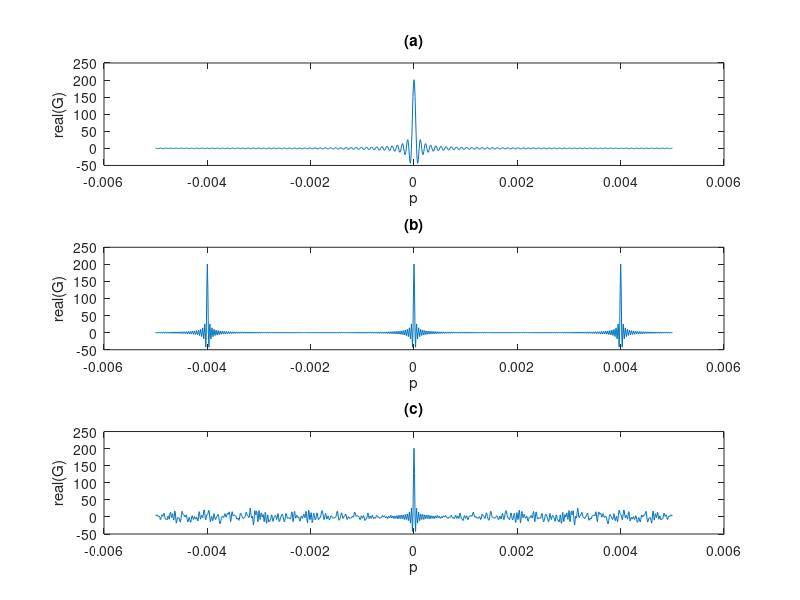

Reproduce this figure in MATLAB.
% Program to study the behavior of the smearing filter for the Radon Transform
% The smearing filter is given by one row of LH*L, where L and LH are the 
% projection operators (back and forth) between Radon space and offset space,
% both in frequency. 
% L=exp(-i*w*q*h^2)
% LH=exp(i*w*q*h^2) 
% Such that d=L*m and m_adjoint=LH*d
% Because LH*L is a circulant matrix, LH*L*m is equivalent to a convolution 
% of a row of LH*L with m (see Strang, Introduction to Applied Mathematics) 
% Daniel Trad
% UBC- July 1999

clear
l=-1000:10:1000;
%PP=5*(rand(size(l))-.5);
%l=l+PP;
dq=1e-5;
PMAX=5e-3;
PMIN=-PMAX;
p1=PMIN:dq:PMAX;
p2=0;
w=2*pi*10;
for ii=1:length(p1);
   G(ii)=sum(exp(-i*w*(p2-p1(ii))*l));
end;
GK=abs(fft(G));
kpaxis=1:round(length(p1)/2);
Nyquist=1/(2*w*pi*dq);
kpaxis=kpaxis*Nyquist/max(kpaxis);
subplot(311),plot(p1,real(G)), title('(a)');xlabel('p');ylabel('real(G)');
%subplot(212),plot(kpaxis,GK(1:round(length(p1)/2))); title('(b)');xlabel('kq');ylabel('Amplitude(G)');
clear
l=-1000:10:1000;
PP=0*(rand(size(l))-.5);
l=l+PP;
dq=1e-5;
PMAX=5e-3;
PMIN=-PMAX;
p1=PMIN:dq:PMAX;

p2=0;
w=2*pi*25;
for ii=1:length(p1);
   G(ii)=sum(exp(-i*w*(p2-p1(ii))*l));
end;
GK=abs(fft(G));

kpaxis=1:round(length(p1)/2);
Nyquist=1/(2*w*pi*dq);
kpaxis=kpaxis*Nyquist/max(kpaxis);
subplot(312),plot(p1,real(G)), title('(b)');xlabel('p');ylabel('real(G)');
%subplot(224),plot(kpaxis,GK(1:round(length(p1)/2))); title('(d)');xlabel('kq')%;ylabel('amplitude(G)');


clear
l=-1000:10:1000;
PP=10*(rand(size(l))-.5);
l=l+PP;
dq=1e-5;
PMAX=5e-3;
PMIN=-PMAX;
p1=PMIN:dq:PMAX;

p2=0;
w=2*pi*25;
for ii=1:length(p1);
   G(ii)=sum(exp(-i*w*(p2-p1(ii))*l));
end;
GK=abs(fft(G));

kpaxis=1:round(length(p1)/2);
Nyquist=1/(2*w*pi*dq);
kpaxis=kpaxis*Nyquist/max(kpaxis);
subplot(313),plot(p1,real(G)), title('(c)');xlabel('p');ylabel('real(G)');
%subplot(224),plot(kpaxis,GK(1:round(length(p1)/2))); title('(d)');xlabel('kq')%;ylabel('amplitude(G)');
